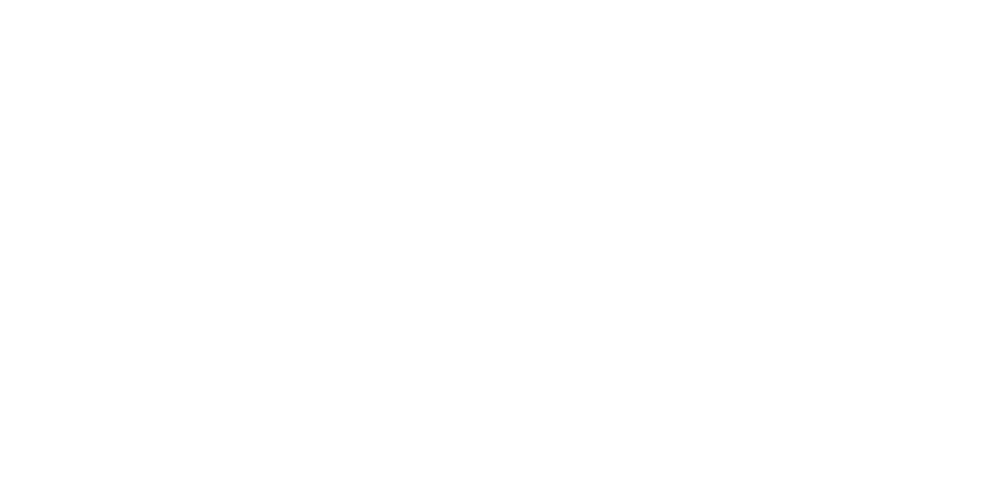
Frame 1 (no input)
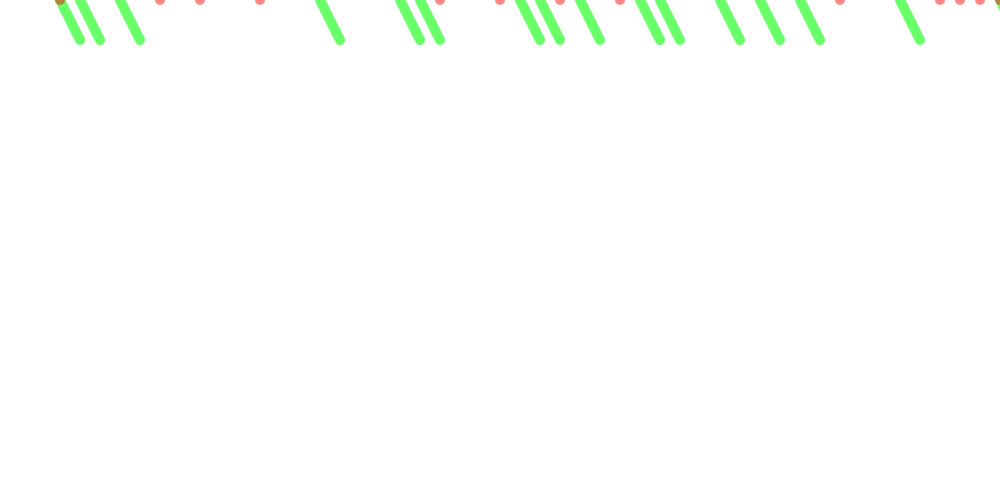
Frame 60 (no input)
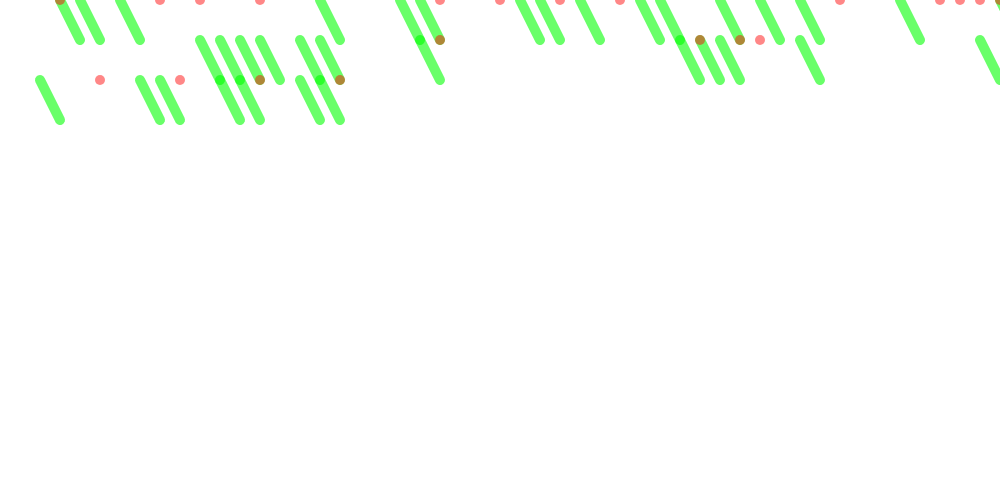
Frame 120 (the mouse pressed at the canvas centre since frame 60)

The p5.js sketch that drew these frames (run headless with seeded random() and noise() and a simulated clock; from frame 60 on, the mouse is pressed at the canvas centre):

// p5.js sketch
// ── sketch.js
let x = 0;
let y = 0;

let x_spacing = 20;
let y_spacing = 40;

function setup() {
  createCanvas(1000, 500);
  background(255, 255, 255);
}

function draw() {
  let num = random(1);
  
  if (num < 0.3) {
    stroke(0, 255, 0, 150);
    strokeWeight(10);
    line(x, y, x + x_spacing, y + y_spacing);
  } 
  else {
    
  }

  let another_num = random(1);
  
  if (another_num < 0.2) {
    noStroke();
    fill(255, 0, 0, 120);
    circle(x, y, 10)
  }

  x = x + x_spacing;
  if (x > width) {
    x = 0;
    y = y + y_spacing;
  }
  
}

{}
